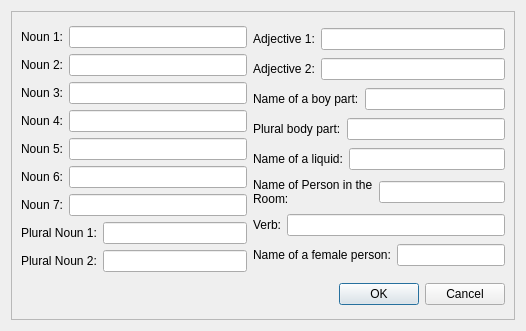
<?xml version="1.0" encoding="UTF-8"?>
<ui version="4.0">
 <class>WordInput</class>
 <widget class="QDialog" name="WordInput">
  <property name="geometry">
   <rect>
    <x>0</x>
    <y>0</y>
    <width>526</width>
    <height>331</height>
   </rect>
  </property>
  <property name="windowTitle">
   <string>Dialog</string>
  </property>
  <layout class="QGridLayout" name="gridLayout">
   <item row="0" column="1" colspan="2">
    <widget class="QScrollArea" name="scrollArea">
     <property name="widgetResizable">
      <bool>true</bool>
     </property>
     <widget class="QWidget" name="scrollAreaWidgetContents">
      <property name="geometry">
       <rect>
        <x>0</x>
        <y>0</y>
        <width>492</width>
        <height>314</height>
       </rect>
      </property>
      <layout class="QVBoxLayout" name="verticalLayout_3">
       <item>
        <layout class="QHBoxLayout" name="horizontalLayout_18">
         <item>
          <layout class="QVBoxLayout" name="verticalLayout">
           <item>
            <layout class="QHBoxLayout" name="horizontalLayout_7">
             <item>
              <widget class="QLabel" name="label_7">
               <property name="text">
                <string>Noun 1:</string>
               </property>
              </widget>
             </item>
             <item>
              <widget class="QLineEdit" name="lineEdit"/>
             </item>
            </layout>
           </item>
           <item>
            <layout class="QHBoxLayout" name="horizontalLayout_6">
             <item>
              <widget class="QLabel" name="label_6">
               <property name="text">
                <string>Noun 2:</string>
               </property>
              </widget>
             </item>
             <item>
              <widget class="QLineEdit" name="lineEdit_2"/>
             </item>
            </layout>
           </item>
           <item>
            <layout class="QHBoxLayout" name="horizontalLayout_5">
             <item>
              <widget class="QLabel" name="label_5">
               <property name="text">
                <string>Noun 3:</string>
               </property>
              </widget>
             </item>
             <item>
              <widget class="QLineEdit" name="lineEdit_3"/>
             </item>
            </layout>
           </item>
           <item>
            <layout class="QHBoxLayout" name="horizontalLayout">
             <item>
              <widget class="QLabel" name="label">
               <property name="text">
                <string>Noun 4:</string>
               </property>
              </widget>
             </item>
             <item>
              <widget class="QLineEdit" name="lineEdit_4"/>
             </item>
            </layout>
           </item>
           <item>
            <layout class="QHBoxLayout" name="horizontalLayout_3">
             <item>
              <widget class="QLabel" name="label_3">
               <property name="text">
                <string>Noun 5:</string>
               </property>
              </widget>
             </item>
             <item>
              <widget class="QLineEdit" name="lineEdit_5"/>
             </item>
            </layout>
           </item>
           <item>
            <layout class="QHBoxLayout" name="horizontalLayout_4">
             <item>
              <widget class="QLabel" name="label_4">
               <property name="text">
                <string>Noun 6:</string>
               </property>
              </widget>
             </item>
             <item>
              <widget class="QLineEdit" name="lineEdit_6"/>
             </item>
            </layout>
           </item>
           <item>
            <layout class="QHBoxLayout" name="horizontalLayout_2">
             <item>
              <widget class="QLabel" name="label_2">
               <property name="text">
                <string>Noun 7:</string>
               </property>
              </widget>
             </item>
             <item>
              <widget class="QLineEdit" name="lineEdit_7"/>
             </item>
            </layout>
           </item>
           <item>
            <layout class="QHBoxLayout" name="horizontalLayout_9">
             <item>
              <widget class="QLabel" name="label_14">
               <property name="text">
                <string>Plural Noun 1:</string>
               </property>
              </widget>
             </item>
             <item>
              <widget class="QLineEdit" name="lineEdit_8"/>
             </item>
            </layout>
           </item>
           <item>
            <layout class="QHBoxLayout" name="horizontalLayout_10">
             <item>
              <widget class="QLabel" name="label_15">
               <property name="text">
                <string>Plural Noun 2:</string>
               </property>
              </widget>
             </item>
             <item>
              <widget class="QLineEdit" name="lineEdit_9"/>
             </item>
            </layout>
           </item>
          </layout>
         </item>
         <item>
          <layout class="QVBoxLayout" name="verticalLayout_2">
           <item>
            <layout class="QHBoxLayout" name="horizontalLayout_15">
             <item>
              <widget class="QLabel" name="label_11">
               <property name="text">
                <string>Adjective 1:</string>
               </property>
              </widget>
             </item>
             <item>
              <widget class="QLineEdit" name="lineEdit_10"/>
             </item>
            </layout>
           </item>
           <item>
            <layout class="QHBoxLayout" name="horizontalLayout_16">
             <item>
              <widget class="QLabel" name="label_12">
               <property name="text">
                <string>Adjective 2:</string>
               </property>
              </widget>
             </item>
             <item>
              <widget class="QLineEdit" name="lineEdit_11"/>
             </item>
            </layout>
           </item>
           <item>
            <layout class="QHBoxLayout" name="horizontalLayout_14">
             <item>
              <widget class="QLabel" name="label_10">
               <property name="text">
                <string>Name of a boy part:</string>
               </property>
              </widget>
             </item>
             <item>
              <widget class="QLineEdit" name="lineEdit_12"/>
             </item>
            </layout>
           </item>
           <item>
            <layout class="QHBoxLayout" name="horizontalLayout_13">
             <item>
              <widget class="QLabel" name="label_17">
               <property name="text">
                <string>Plural body part:</string>
               </property>
              </widget>
             </item>
             <item>
              <widget class="QLineEdit" name="lineEdit_13"/>
             </item>
            </layout>
           </item>
           <item>
            <layout class="QHBoxLayout" name="horizontalLayout_11">
             <item>
              <widget class="QLabel" name="label_16">
               <property name="text">
                <string>Name of a liquid:</string>
               </property>
              </widget>
             </item>
             <item>
              <widget class="QLineEdit" name="lineEdit_14"/>
             </item>
            </layout>
           </item>
           <item>
            <layout class="QHBoxLayout" name="horizontalLayout_8">
             <item>
              <widget class="QLabel" name="label_8">
               <property name="text">
                <string>Name of Person in the Room:</string>
               </property>
               <property name="wordWrap">
                <bool>true</bool>
               </property>
              </widget>
             </item>
             <item>
              <widget class="QLineEdit" name="lineEdit_15"/>
             </item>
            </layout>
           </item>
           <item>
            <layout class="QHBoxLayout" name="horizontalLayout_12">
             <item>
              <widget class="QLabel" name="label_9">
               <property name="text">
                <string>Verb:</string>
               </property>
              </widget>
             </item>
             <item>
              <widget class="QLineEdit" name="lineEdit_16"/>
             </item>
            </layout>
           </item>
           <item>
            <layout class="QHBoxLayout" name="horizontalLayout_17">
             <item>
              <widget class="QLabel" name="label_13">
               <property name="text">
                <string>Name of a female person:</string>
               </property>
              </widget>
             </item>
             <item>
              <widget class="QLineEdit" name="lineEdit_17"/>
             </item>
            </layout>
           </item>
          </layout>
         </item>
        </layout>
       </item>
       <item>
        <widget class="QDialogButtonBox" name="buttonBox">
         <property name="orientation">
          <enum>Qt::Horizontal</enum>
         </property>
         <property name="standardButtons">
          <set>QDialogButtonBox::Cancel|QDialogButtonBox::Ok</set>
         </property>
        </widget>
       </item>
      </layout>
     </widget>
    </widget>
   </item>
  </layout>
 </widget>
 <resources/>
 <connections>
  <connection>
   <sender>buttonBox</sender>
   <signal>accepted()</signal>
   <receiver>WordInput</receiver>
   <slot>accept()</slot>
   <hints>
    <hint type="sourcelabel">
     <x>248</x>
     <y>254</y>
    </hint>
    <hint type="destinationlabel">
     <x>157</x>
     <y>274</y>
    </hint>
   </hints>
  </connection>
  <connection>
   <sender>buttonBox</sender>
   <signal>rejected()</signal>
   <receiver>WordInput</receiver>
   <slot>reject()</slot>
   <hints>
    <hint type="sourcelabel">
     <x>316</x>
     <y>260</y>
    </hint>
    <hint type="destinationlabel">
     <x>286</x>
     <y>274</y>
    </hint>
   </hints>
  </connection>
 </connections>
</ui>
